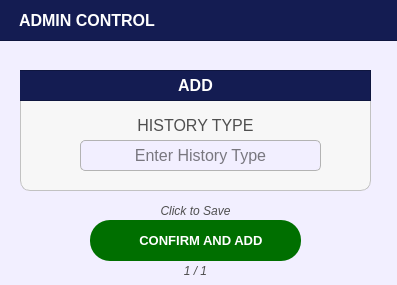
<?xml version="1.0" encoding="UTF-8"?>
<ui version="4.0">
 <class>PopUp_citizenprofileFilterOptions</class>
 <widget class="QDialog" name="PopUp_citizenprofileFilterOptions">
  <property name="geometry">
   <rect>
    <x>0</x>
    <y>0</y>
    <width>397</width>
    <height>285</height>
   </rect>
  </property>
  <property name="sizePolicy">
   <sizepolicy hsizetype="Fixed" vsizetype="Fixed">
    <horstretch>0</horstretch>
    <verstretch>0</verstretch>
   </sizepolicy>
  </property>
  <property name="palette">
   <palette>
    <active>
     <colorrole role="WindowText">
      <brush brushstyle="SolidPattern">
       <color alpha="255">
        <red>255</red>
        <green>255</green>
        <blue>255</blue>
       </color>
      </brush>
     </colorrole>
     <colorrole role="Button">
      <brush brushstyle="SolidPattern">
       <color alpha="255">
        <red>242</red>
        <green>239</green>
        <blue>255</blue>
       </color>
      </brush>
     </colorrole>
     <colorrole role="Light">
      <brush brushstyle="SolidPattern">
       <color alpha="255">
        <red>88</red>
        <green>86</green>
        <blue>150</blue>
       </color>
      </brush>
     </colorrole>
     <colorrole role="Midlight">
      <brush brushstyle="SolidPattern">
       <color alpha="255">
        <red>73</red>
        <green>71</green>
        <blue>125</blue>
       </color>
      </brush>
     </colorrole>
     <colorrole role="Dark">
      <brush brushstyle="SolidPattern">
       <color alpha="255">
        <red>29</red>
        <green>29</green>
        <blue>50</blue>
       </color>
      </brush>
     </colorrole>
     <colorrole role="Mid">
      <brush brushstyle="SolidPattern">
       <color alpha="255">
        <red>39</red>
        <green>38</green>
        <blue>67</blue>
       </color>
      </brush>
     </colorrole>
     <colorrole role="Text">
      <brush brushstyle="SolidPattern">
       <color alpha="255">
        <red>255</red>
        <green>255</green>
        <blue>255</blue>
       </color>
      </brush>
     </colorrole>
     <colorrole role="BrightText">
      <brush brushstyle="SolidPattern">
       <color alpha="255">
        <red>255</red>
        <green>255</green>
        <blue>255</blue>
       </color>
      </brush>
     </colorrole>
     <colorrole role="ButtonText">
      <brush brushstyle="SolidPattern">
       <color alpha="255">
        <red>255</red>
        <green>255</green>
        <blue>255</blue>
       </color>
      </brush>
     </colorrole>
     <colorrole role="Base">
      <brush brushstyle="SolidPattern">
       <color alpha="255">
        <red>242</red>
        <green>239</green>
        <blue>255</blue>
       </color>
      </brush>
     </colorrole>
     <colorrole role="Window">
      <brush brushstyle="SolidPattern">
       <color alpha="255">
        <red>242</red>
        <green>239</green>
        <blue>255</blue>
       </color>
      </brush>
     </colorrole>
     <colorrole role="Shadow">
      <brush brushstyle="SolidPattern">
       <color alpha="255">
        <red>16</red>
        <green>36</green>
        <blue>7</blue>
       </color>
      </brush>
     </colorrole>
     <colorrole role="AlternateBase">
      <brush brushstyle="SolidPattern">
       <color alpha="255">
        <red>29</red>
        <green>28</green>
        <blue>50</blue>
       </color>
      </brush>
     </colorrole>
     <colorrole role="ToolTipBase">
      <brush brushstyle="SolidPattern">
       <color alpha="255">
        <red>255</red>
        <green>255</green>
        <blue>220</blue>
       </color>
      </brush>
     </colorrole>
     <colorrole role="ToolTipText">
      <brush brushstyle="SolidPattern">
       <color alpha="255">
        <red>52</red>
        <green>138</green>
        <blue>46</blue>
       </color>
      </brush>
     </colorrole>
     <colorrole role="PlaceholderText">
      <brush brushstyle="SolidPattern">
       <color alpha="127">
        <red>255</red>
        <green>255</green>
        <blue>255</blue>
       </color>
      </brush>
     </colorrole>
     <colorrole role="Accent">
      <brush brushstyle="SolidPattern">
       <color alpha="255">
        <red>0</red>
        <green>255</green>
        <blue>0</blue>
       </color>
      </brush>
     </colorrole>
    </active>
    <inactive>
     <colorrole role="WindowText">
      <brush brushstyle="SolidPattern">
       <color alpha="255">
        <red>255</red>
        <green>255</green>
        <blue>255</blue>
       </color>
      </brush>
     </colorrole>
     <colorrole role="Button">
      <brush brushstyle="SolidPattern">
       <color alpha="255">
        <red>242</red>
        <green>239</green>
        <blue>255</blue>
       </color>
      </brush>
     </colorrole>
     <colorrole role="Light">
      <brush brushstyle="SolidPattern">
       <color alpha="255">
        <red>88</red>
        <green>86</green>
        <blue>150</blue>
       </color>
      </brush>
     </colorrole>
     <colorrole role="Midlight">
      <brush brushstyle="SolidPattern">
       <color alpha="255">
        <red>73</red>
        <green>71</green>
        <blue>125</blue>
       </color>
      </brush>
     </colorrole>
     <colorrole role="Dark">
      <brush brushstyle="SolidPattern">
       <color alpha="255">
        <red>29</red>
        <green>29</green>
        <blue>50</blue>
       </color>
      </brush>
     </colorrole>
     <colorrole role="Mid">
      <brush brushstyle="SolidPattern">
       <color alpha="255">
        <red>39</red>
        <green>38</green>
        <blue>67</blue>
       </color>
      </brush>
     </colorrole>
     <colorrole role="Text">
      <brush brushstyle="SolidPattern">
       <color alpha="255">
        <red>255</red>
        <green>255</green>
        <blue>255</blue>
       </color>
      </brush>
     </colorrole>
     <colorrole role="BrightText">
      <brush brushstyle="SolidPattern">
       <color alpha="255">
        <red>255</red>
        <green>255</green>
        <blue>255</blue>
       </color>
      </brush>
     </colorrole>
     <colorrole role="ButtonText">
      <brush brushstyle="SolidPattern">
       <color alpha="255">
        <red>255</red>
        <green>255</green>
        <blue>255</blue>
       </color>
      </brush>
     </colorrole>
     <colorrole role="Base">
      <brush brushstyle="SolidPattern">
       <color alpha="255">
        <red>242</red>
        <green>239</green>
        <blue>255</blue>
       </color>
      </brush>
     </colorrole>
     <colorrole role="Window">
      <brush brushstyle="SolidPattern">
       <color alpha="255">
        <red>242</red>
        <green>239</green>
        <blue>255</blue>
       </color>
      </brush>
     </colorrole>
     <colorrole role="Shadow">
      <brush brushstyle="SolidPattern">
       <color alpha="255">
        <red>16</red>
        <green>36</green>
        <blue>7</blue>
       </color>
      </brush>
     </colorrole>
     <colorrole role="AlternateBase">
      <brush brushstyle="SolidPattern">
       <color alpha="255">
        <red>29</red>
        <green>28</green>
        <blue>50</blue>
       </color>
      </brush>
     </colorrole>
     <colorrole role="ToolTipBase">
      <brush brushstyle="SolidPattern">
       <color alpha="255">
        <red>255</red>
        <green>255</green>
        <blue>220</blue>
       </color>
      </brush>
     </colorrole>
     <colorrole role="ToolTipText">
      <brush brushstyle="SolidPattern">
       <color alpha="255">
        <red>52</red>
        <green>138</green>
        <blue>46</blue>
       </color>
      </brush>
     </colorrole>
     <colorrole role="PlaceholderText">
      <brush brushstyle="SolidPattern">
       <color alpha="127">
        <red>255</red>
        <green>255</green>
        <blue>255</blue>
       </color>
      </brush>
     </colorrole>
     <colorrole role="Accent">
      <brush brushstyle="SolidPattern">
       <color alpha="255">
        <red>0</red>
        <green>255</green>
        <blue>0</blue>
       </color>
      </brush>
     </colorrole>
    </inactive>
    <disabled>
     <colorrole role="WindowText">
      <brush brushstyle="SolidPattern">
       <color alpha="255">
        <red>29</red>
        <green>29</green>
        <blue>50</blue>
       </color>
      </brush>
     </colorrole>
     <colorrole role="Button">
      <brush brushstyle="SolidPattern">
       <color alpha="255">
        <red>242</red>
        <green>239</green>
        <blue>255</blue>
       </color>
      </brush>
     </colorrole>
     <colorrole role="Light">
      <brush brushstyle="SolidPattern">
       <color alpha="255">
        <red>88</red>
        <green>86</green>
        <blue>150</blue>
       </color>
      </brush>
     </colorrole>
     <colorrole role="Midlight">
      <brush brushstyle="SolidPattern">
       <color alpha="255">
        <red>73</red>
        <green>71</green>
        <blue>125</blue>
       </color>
      </brush>
     </colorrole>
     <colorrole role="Dark">
      <brush brushstyle="SolidPattern">
       <color alpha="255">
        <red>29</red>
        <green>29</green>
        <blue>50</blue>
       </color>
      </brush>
     </colorrole>
     <colorrole role="Mid">
      <brush brushstyle="SolidPattern">
       <color alpha="255">
        <red>39</red>
        <green>38</green>
        <blue>67</blue>
       </color>
      </brush>
     </colorrole>
     <colorrole role="Text">
      <brush brushstyle="SolidPattern">
       <color alpha="255">
        <red>29</red>
        <green>29</green>
        <blue>50</blue>
       </color>
      </brush>
     </colorrole>
     <colorrole role="BrightText">
      <brush brushstyle="SolidPattern">
       <color alpha="255">
        <red>255</red>
        <green>255</green>
        <blue>255</blue>
       </color>
      </brush>
     </colorrole>
     <colorrole role="ButtonText">
      <brush brushstyle="SolidPattern">
       <color alpha="255">
        <red>29</red>
        <green>29</green>
        <blue>50</blue>
       </color>
      </brush>
     </colorrole>
     <colorrole role="Base">
      <brush brushstyle="SolidPattern">
       <color alpha="255">
        <red>242</red>
        <green>239</green>
        <blue>255</blue>
       </color>
      </brush>
     </colorrole>
     <colorrole role="Window">
      <brush brushstyle="SolidPattern">
       <color alpha="255">
        <red>242</red>
        <green>239</green>
        <blue>255</blue>
       </color>
      </brush>
     </colorrole>
     <colorrole role="Shadow">
      <brush brushstyle="SolidPattern">
       <color alpha="255">
        <red>16</red>
        <green>36</green>
        <blue>7</blue>
       </color>
      </brush>
     </colorrole>
     <colorrole role="AlternateBase">
      <brush brushstyle="SolidPattern">
       <color alpha="255">
        <red>59</red>
        <green>57</green>
        <blue>100</blue>
       </color>
      </brush>
     </colorrole>
     <colorrole role="ToolTipBase">
      <brush brushstyle="SolidPattern">
       <color alpha="255">
        <red>255</red>
        <green>255</green>
        <blue>220</blue>
       </color>
      </brush>
     </colorrole>
     <colorrole role="ToolTipText">
      <brush brushstyle="SolidPattern">
       <color alpha="255">
        <red>52</red>
        <green>138</green>
        <blue>46</blue>
       </color>
      </brush>
     </colorrole>
     <colorrole role="PlaceholderText">
      <brush brushstyle="SolidPattern">
       <color alpha="127">
        <red>29</red>
        <green>29</green>
        <blue>50</blue>
       </color>
      </brush>
     </colorrole>
     <colorrole role="Accent">
      <brush brushstyle="SolidPattern">
       <color alpha="255">
        <red>0</red>
        <green>255</green>
        <blue>0</blue>
       </color>
      </brush>
     </colorrole>
    </disabled>
   </palette>
  </property>
  <property name="cursor">
   <cursorShape>PointingHandCursor</cursorShape>
  </property>
  <property name="windowTitle">
   <string>Dialog</string>
  </property>
  <property name="styleSheet">
   <string notr="true">#PopUp_citizenprofileFilterOptions{
	background-color: #f2efff;
}</string>
  </property>
  <widget class="QFrame" name="basePopUpTitleFrame">
   <property name="geometry">
    <rect>
     <x>-1</x>
     <y>-10</y>
     <width>401</width>
     <height>51</height>
    </rect>
   </property>
   <property name="styleSheet">
    <string notr="true">#basePopUpTitleFrame {
	background-color: #141c52;
}</string>
   </property>
   <property name="frameShape">
    <enum>QFrame::Shape::StyledPanel</enum>
   </property>
   <property name="frameShadow">
    <enum>QFrame::Shadow::Raised</enum>
   </property>
   <widget class="QLabel" name="label_titleFilterOptions">
    <property name="geometry">
     <rect>
      <x>20</x>
      <y>10</y>
      <width>311</width>
      <height>41</height>
     </rect>
    </property>
    <property name="font">
     <font>
      <family>Arial</family>
      <pointsize>12</pointsize>
      <bold>true</bold>
     </font>
    </property>
    <property name="styleSheet">
     <string notr="true">#label_titleFilterOptions {
	background-color: transparent;
	color: #FFFFFF;
}
</string>
    </property>
    <property name="text">
     <string>ADMIN CONTROL</string>
    </property>
    <property name="alignment">
     <set>Qt::AlignmentFlag::AlignLeading|Qt::AlignmentFlag::AlignLeft|Qt::AlignmentFlag::AlignVCenter</set>
    </property>
   </widget>
  </widget>
  <widget class="QFrame" name="basePopUpBodyFrame_2">
   <property name="geometry">
    <rect>
     <x>20</x>
     <y>70</y>
     <width>351</width>
     <height>121</height>
    </rect>
   </property>
   <property name="styleSheet">
    <string notr="true">#basePopUpBodyFrame_2 {
	background-color: rgb(247, 247, 247);
	border: 1px solid rgb(194, 194, 194);
	border-radius: 10px;
}</string>
   </property>
   <property name="frameShape">
    <enum>QFrame::Shape::StyledPanel</enum>
   </property>
   <property name="frameShadow">
    <enum>QFrame::Shadow::Raised</enum>
   </property>
   <widget class="QFrame" name="basePopUpTitleFrame_2">
    <property name="geometry">
     <rect>
      <x>-10</x>
      <y>0</y>
      <width>361</width>
      <height>31</height>
     </rect>
    </property>
    <property name="styleSheet">
     <string notr="true">#basePopUpTitleFrame_2 {
	background-color: #141c52;
}</string>
    </property>
    <property name="frameShape">
     <enum>QFrame::Shape::StyledPanel</enum>
    </property>
    <property name="frameShadow">
     <enum>QFrame::Shadow::Raised</enum>
    </property>
    <widget class="QLabel" name="label_title">
     <property name="geometry">
      <rect>
       <x>40</x>
       <y>0</y>
       <width>291</width>
       <height>31</height>
      </rect>
     </property>
     <property name="font">
      <font>
       <family>Arial</family>
       <pointsize>12</pointsize>
       <bold>true</bold>
      </font>
     </property>
     <property name="styleSheet">
      <string notr="true">#label_title{
	background-color:transparent;
	color: rgb(255, 255, 255);
}</string>
     </property>
     <property name="text">
      <string>ADD</string>
     </property>
     <property name="alignment">
      <set>Qt::AlignmentFlag::AlignCenter</set>
     </property>
    </widget>
   </widget>
   <widget class="QLineEdit" name="AdmnCon_Input_hist">
    <property name="geometry">
     <rect>
      <x>60</x>
      <y>70</y>
      <width>241</width>
      <height>31</height>
     </rect>
    </property>
    <property name="font">
     <font>
      <family>Arial</family>
      <pointsize>12</pointsize>
     </font>
    </property>
    <property name="styleSheet">
     <string notr="true">#AdmnCon_Input_hist{
	border: 1px solid #b3b3b3;  /* Black border */
    border-radius: 5px;        /* Rounded corners */
    padding: 5px;               /* Inner spacing */
    background-color: #f2efff;  /* Gray background */
    color: #000000; 
}

</string>
    </property>
    <property name="text">
     <string/>
    </property>
    <property name="maxLength">
     <number>35</number>
    </property>
    <property name="alignment">
     <set>Qt::AlignmentFlag::AlignCenter</set>
    </property>
    <property name="placeholderText">
     <string>Enter History Type</string>
    </property>
   </widget>
   <widget class="QLabel" name="register_citizen_labelHomeNumber">
    <property name="geometry">
     <rect>
      <x>0</x>
      <y>40</y>
      <width>351</width>
      <height>31</height>
     </rect>
    </property>
    <property name="font">
     <font>
      <family>Arial</family>
      <pointsize>12</pointsize>
     </font>
    </property>
    <property name="styleSheet">
     <string notr="true">#register_citizen_labelHomeNumber{
	background-color:transparent;
	color:#4f4f4f;
}</string>
    </property>
    <property name="text">
     <string>HISTORY TYPE</string>
    </property>
    <property name="alignment">
     <set>Qt::AlignmentFlag::AlignCenter</set>
    </property>
   </widget>
  </widget>
  <widget class="QPushButton" name="register_buttonConfirmAccount_SaveForm">
   <property name="geometry">
    <rect>
     <x>90</x>
     <y>220</y>
     <width>211</width>
     <height>41</height>
    </rect>
   </property>
   <property name="font">
    <font>
     <family>Arial</family>
     <pointsize>10</pointsize>
     <bold>true</bold>
    </font>
   </property>
   <property name="cursor">
    <cursorShape>PointingHandCursor</cursorShape>
   </property>
   <property name="styleSheet">
    <string notr="true">#register_buttonConfirmAccount_SaveForm {
    background-color: #006f00;
    color: white;
    border-radius: 20px;
    padding: 10px; /* Optional: Adjusts spacing inside the button */
}
#register_buttonConfirmAccount_SaveForm:hover {
    background-color: #00a600; /* Slightly lighter blue when hovered */
}
#register_buttonConfirmAccount_SaveForm:pressed {
    background-color: #005d00; /* Darker blue when clicked */
}</string>
   </property>
   <property name="text">
    <string>   CONFIRM AND ADD</string>
   </property>
   <property name="icon">
    <iconset>
     <normaloff>../../../Assets/FuncIcons/icon_confirm.svg</normaloff>../../../Assets/FuncIcons/icon_confirm.svg</iconset>
   </property>
   <property name="iconSize">
    <size>
     <width>30</width>
     <height>30</height>
    </size>
   </property>
  </widget>
  <widget class="QLabel" name="progress">
   <property name="geometry">
    <rect>
     <x>150</x>
     <y>260</y>
     <width>91</width>
     <height>21</height>
    </rect>
   </property>
   <property name="font">
    <font>
     <family>Arial</family>
     <pointsize>9</pointsize>
     <italic>true</italic>
     <bold>false</bold>
    </font>
   </property>
   <property name="styleSheet">
    <string notr="true">#progress {
	background-color: transparent;
	color: #4f4f4f;
}
</string>
   </property>
   <property name="text">
    <string>1 / 1</string>
   </property>
   <property name="alignment">
    <set>Qt::AlignmentFlag::AlignCenter</set>
   </property>
  </widget>
  <widget class="QLabel" name="notenote">
   <property name="geometry">
    <rect>
     <x>90</x>
     <y>200</y>
     <width>211</width>
     <height>21</height>
    </rect>
   </property>
   <property name="font">
    <font>
     <family>Arial</family>
     <pointsize>9</pointsize>
     <italic>true</italic>
     <bold>false</bold>
    </font>
   </property>
   <property name="styleSheet">
    <string notr="true">#notenote {
	background-color: transparent;
	color: #4f4f4f;
}
</string>
   </property>
   <property name="text">
    <string>Click to Save</string>
   </property>
   <property name="alignment">
    <set>Qt::AlignmentFlag::AlignCenter</set>
   </property>
  </widget>
 </widget>
 <resources/>
 <connections/>
</ui>
